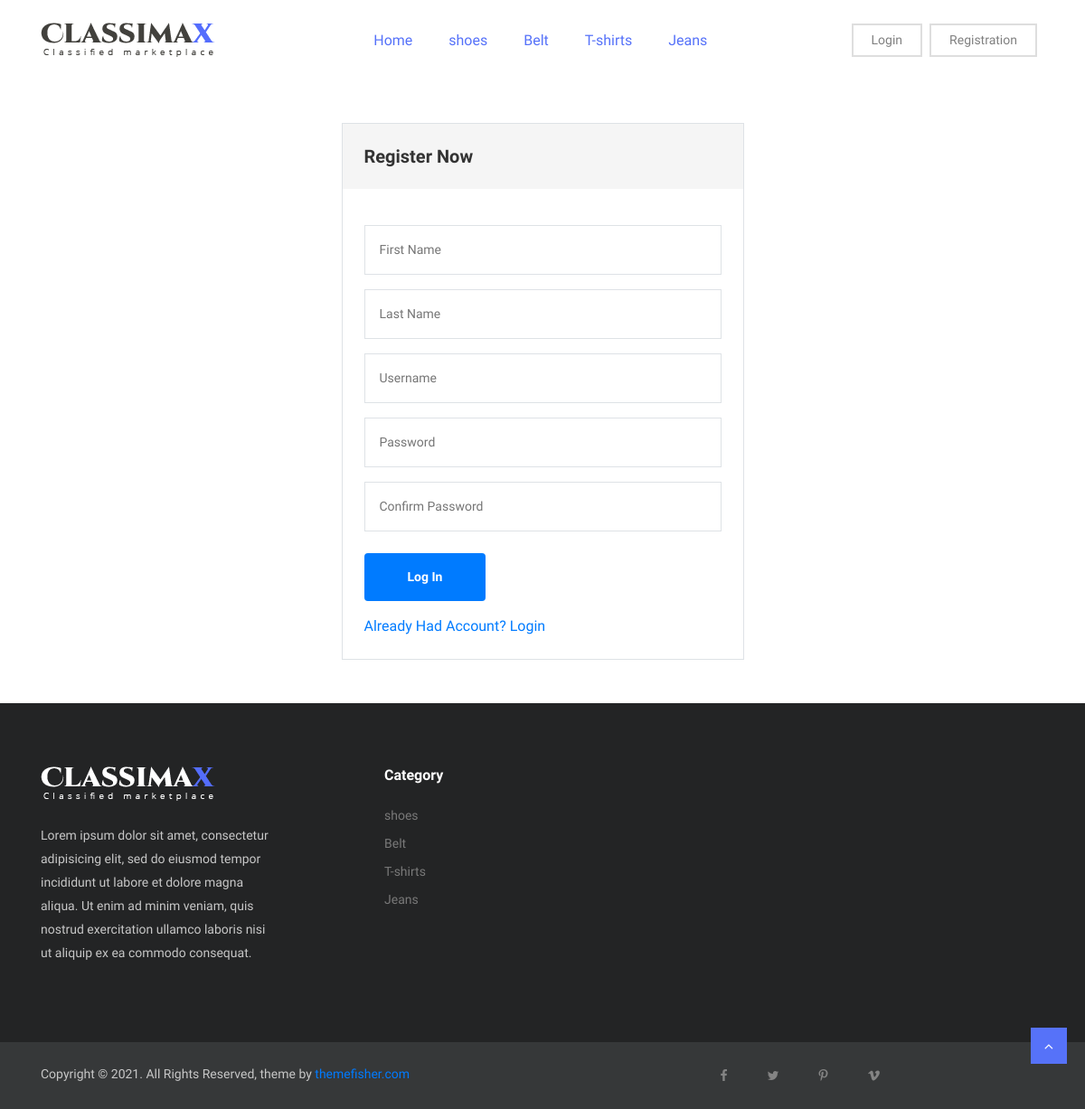
The app's page /registration with its own data.
### product/models.py (models this page shows, shortened)
class ProductCategory(models.Model):
    name = models.CharField(max_length=255)
    status = models.BooleanField(default=True)
    """
        Return a object representation string. Model Object PK to Category Title.
        example ProductCategory Object (1) to Shoes/Jeans/Tshirt
    """

### frontend/views.py (the view)
# urls.py: path('registration', views.CustomerRegistration, name="CustomerRegistration"),
def CustomerRegistration(request):
    if request.method == 'POST':
        firstName = request.POST.get('first_name')
        lastName = request.POST.get('last_name')
        username = request.POST.get('username')
        password = request.POST.get('password')
        confirmPassword = request.POST.get('confirm_password')
        """check username is already available in database or not"""
        checkUsername = User.objects.filter(username=username).exists()
        if checkUsername == False:
            """ get user object and create user """
            if password == confirmPassword:
                user = User.objects.create(
                    first_name=firstName,
                    last_name=lastName,
                    username=username
                )
                """ Encrypt password """
                user.set_password(password)
                user.save()
                messages.success(
                    request, 'Thank You for registration you can login to your account')
                return redirect('customerLogin')
            else:
                messages.error(
                    request, 'Password does not match with confirm password')
                return redirect('CustomerRegistration')
        else:
            messages.error(request, 'Username is already taken')
            return redirect('CustomerRegistration')
    else:
        navigationProductCategories = ProductModels.ProductCategory.objects.filter(
            status=True).order_by('-id')[:4]
        return render(request, 'customer-registration.html', {
            'navigationProductCategories': navigationProductCategories
        })

### templates/customer-registration.html (shortened to what this page needs)
{% extends "base.html" %}
{% block content %}
<section class="login py-5 border-top-1">
    <div class="container">
        <div class="row justify-content-center">
            <div class="col-lg-5 col-md-8 align-item-center">
                <div class="border">
                    <h3 class="bg-gray p-4">Register Now</h3>
                    <form action="{% url 'CustomerRegistration' %}" method="POST">
                        <fieldset class="p-4">
                            <input type="text" placeholder="First Name" class="border p-3 w-100 my-2" name="first_name">
                            <input type="text" placeholder="Last Name" class="border p-3 w-100 my-2" name="last_name">
                            <input type="text" placeholder="Username" class="border p-3 w-100 my-2" name="username">
                            <input type="password" placeholder="Password" class="border p-3 w-100 my-2" name="password">
                            <input type="password" placeholder="Confirm Password" class="border p-3 w-100 my-2" name="confirm_password">
                            <button type="submit"
                                class="d-block py-3 px-5 bg-primary text-white border-0 rounded font-weight-bold mt-3">
                                Log In
                            </button>
                            <a class="mt-3 d-inline-block text-primary" href="{% url 'customerLogin' %}">Already Had Account? Login</a>
                        </fieldset>
                    </form>
                </div>
            </div>
        </div>
    </div>
</section>
{% endblock content %}

### templates/base.html (shortened to what this page needs)
{% load static %}
<!DOCTYPE html>
<html lang="en">
<head>
   <link rel="stylesheet" href="{% static 'plugins/bootstrap/css/bootstrap.min.css' %}">
   <link rel="stylesheet" href="{% static 'plugins/bootstrap/css/bootstrap-slider.css' %}">
   <link href="{% static 'plugins/font-awesome/css/font-awesome.min.css' %}" rel="stylesheet">
   <link href="{% static 'plugins/slick-carousel/slick/slick.css' %}" rel="stylesheet">
   <link href="{% static 'plugins/slick-carousel/slick/slick-theme.css' %}" rel="stylesheet">
   <link href="{% static 'plugins/fancybox/jquery.fancybox.pack.css'  %}" rel="stylesheet">
   <link href="{% static 'plugins/jquery-nice-select/css/nice-select.css' %}" rel="stylesheet">
   <link href="{% static 'css/style.css' %}" rel="stylesheet">
</head>
<body class="body-wrapper">
   <section>
      <div class="container">
         <div class="row">
            <div class="col-md-12">
               <nav class="navbar navbar-expand-lg navbar-light navigation">
                  <a class="navbar-brand" href="index.html">
                     <img src="{% static 'images/logo.png' %}" alt="">
                  </a>
                  <div class="collapse navbar-collapse" id="navbarSupportedContent">
                     <ul class="navbar-nav ml-auto main-nav ">
                        <li class="nav-item active">
                           <a class="nav-link" href="{% url 'homePage' %}">Home</a>
                        </li>
                        {% for navigationProductCategory in navigationProductCategories %}
                        <li class="nav-item active">
                           <a class="nav-link"
                              href="{% url 'CategoryProducts' product_category_id=navigationProductCategory.id %}">{{navigationProductCategory.name}}</a>
                        </li>
                        {% endfor %}
                     </ul>
                     <ul class="navbar-nav ml-auto mt-10">
                        {% if request.user.is_authenticated %}
                        <li class="nav-item">
                           <a class="nav-link login-button" href="{% url 'CustomerCart' %}"><i
                                 class="fa fa-shopping-cart"></i> Cart</a>
                        </li>
                        <li class="nav-item">
                           <a class="nav-link login-button" href="#">Order History</a>
                        </li>
                        <li class="nav-item">
                           <a class="nav-link login-button" href="{% url 'CustomerProfile' %}">Profile</a>
                        </li>
                        <li class="nav-item">
                           <a class="nav-link login-button" href="{% url 'customerLogout' %}">Logout</a>
                        </li>
                        {% else %}
                        <li class="nav-item">
                           <a class="nav-link login-button" href="{% url 'customerLogin' %}">Login</a>
                        </li>
                        <li class="nav-item">
                           <a class="nav-link login-button" href="{% url 'CustomerRegistration' %}">Registration</a>
                        </li>
                        {% endif %}
                     </ul>
                  </div>
               </nav>
            </div>
         </div>
      </div>
   </section>
   {% block content %}
   {% endblock %}
   <footer class="footer section section-sm">
      <div class="container">
         <div class="row">
            <div class="col-lg-3 col-md-7 offset-md-1 offset-lg-0">
               <div class="block about">
                  <img src="{% static 'images/logo-footer.png' %}" alt="">
                  <p class="alt-color">Lorem ipsum dolor sit amet, consectetur adipisicing elit, sed do eiusmod tempor
                     incididunt ut labore et dolore magna aliqua. Ut enim ad minim veniam, quis nostrud exercitation
                     ullamco
                     laboris nisi ut aliquip ex ea commodo consequat.
                  </p>
               </div>
            </div>
            <div class="col-lg-4 offset-lg-1 col-md-3">
               <div class="block">
                  <h4>Category</h4>
                  <ul>
                     {% for navigationProductCategory in navigationProductCategories %}
                     <li class=" ">
                        <a class=""
                           href="{% url 'CategoryProducts' product_category_id=navigationProductCategory.id %}">{{navigationProductCategory.name}}</a>
                     </li>
                     {% endfor %}
                  </ul>
               </div>
            </div>
                     </div>
      </div>
   </footer>
   <footer class="footer-bottom">
      <div class="container">
         <div class="row">
            <div class="col-sm-6 col-12">
               <div class="copyright">
                  <p>
                     Copyright ©
                     . All Rights Reserved, theme by <a class="text-primary" href="https://themefisher.com"
                        target="_blank">themefisher.com</a>
                  </p>
               </div>
            </div>
            <div class="col-sm-6 col-12">
               <ul class="social-media-icons text-right">
                  <li><a class="fa fa-facebook" href="https://www.facebook.com/themefisher" target="_blank"></a></li>
                  <li><a class="fa fa-twitter" href="https://www.twitter.com/themefisher" target="_blank"></a></li>
                  <li><a class="fa fa-pinterest-p" href="https://www.pinterest.com/themefisher" target="_blank"></a>
                  </li>
                  <li><a class="fa fa-vimeo" href=""></a></li>
               </ul>
            </div>
         </div>
      </div>
      <div class="top-to">
         <a id="top" class="" href="#"><i class="fa fa-angle-up"></i></a>
      </div>
   </footer>
</body>
</html>

### Amazon/assets/css/style.css (style rules this page uses)
body { line-height: 1.5; font-family: "Muli", sans-serif; }
p, li, input, select, button { font-family: "Muli", sans-serif; color: #666; font-size: 14px; font-weight: 400; }
h1, h2, h3, h4, h5, h6 { font-family: "Muli", sans-serif; font-weight: 600; color: #333; }
p { color: #666; }
h3 { font-size: 20px; }
h4 { font-size: 18px; }
p { color: #888; }
ol, ul { margin: 0; padding: 0; list-style: none; }
a { transition: all .3s ease-in 0s; color: #000; }
.w-100 { width: 100%; }
button { cursor: pointer; }
.section { padding: 100px 0; }
.section-sm { padding: 70px 0; }
.alt-color { color: #c7c7c7; }
.bg-gray { background: #F5F5F5; }
.navigation { padding: 20px 0; }
.navigation .navbar-nav { text-align: center; }
.login-button { border: 2px solid #dedede; margin-right: 8px; padding: 6px 20px !important; }
.main-nav .nav-item .nav-link { font-size: 16px; line-height: 43px; padding: 0 20px; }
.main-nav .nav-item.active .nav-link { color: #5672f9; }
.footer { background: #232425; }
.footer .block h4 { color: #fff; font-size: 16px; margin-bottom: 25px; }
.footer .block.about img { margin-bottom: 25px; }
.footer .block.about p { line-height: 26px; }
.footer .block ul li { margin-bottom: 10px; }
.footer .block ul li a { display: block; font-size: 14px; color: #797979; }
.footer-bottom { position: relative; background: #363839; padding: 25px 0; }
.footer-bottom .copyright p { color: #c7c7c7; margin-bottom: 0; }
.social-media-icons { text-align: center !important; }
.social-media-icons li { display: inline-block; }
.social-media-icons li a { color: #848484; padding: 0 20px; }
.top-to { position: absolute; right: 20px; bottom: 50px; display: flex; justify-content: center; }
.top-to a { width: 40px; height: 40px; background: #5672f9; color: #fff; display: flex; justify-content: center; }
.top-to a i { line-height: 40px; }

### records on screen
ProductCategory: name "shoes"
ProductCategory: name "Belt"
ProductCategory: name "T-shirts"
ProductCategory: name "Jeans"
